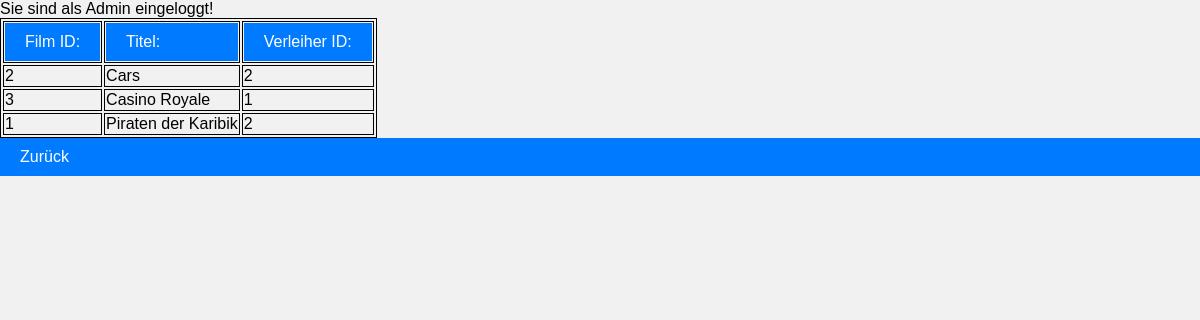
The page /filme.php?sort=titel (signed in) on the database its author committed.
### tables this page shows
CREATE TABLE `film` (
  `id` int(11) NOT NULL auto_increment,
  `titel` varchar(80) NOT NULL default '',
  `verleiher_id` int(11) NOT NULL,
  PRIMARY KEY  (`id`),
  KEY `verleiher_id` (`verleiher_id`),
  CONSTRAINT `film_ibfk_1` FOREIGN KEY (`verleiher_id`) REFERENCES `verleiher` (`id`) ON UPDATE NO ACTION
);

### filme.php (the view, shortened to what this page needs)
<!DOCTYPE html>
<html lang="de">
<head>
</head>
<body>
<table>
<tr><td><a href="filme.php?sort=id">Film ID:</a></td>
    <td><a href="filme.php?sort=titel">Titel:</a></td>
    <td><a href="filme.php?sort=vid">Verleiher ID:</a></td>
</tr>
<?php
   $con = new mysqli("", "root", "", "kino");
   $sql = "SELECT * FROM film";
   if (isset($_GET['sort']) == FALSE)
   {
     $sql .= " ORDER BY id";
   }
   elseif ($_GET['sort'] == 'id')
   {
      $sql .= " ORDER BY id";
   }
   elseif ($_GET['sort'] == 'titel')
   {
      $sql .= " ORDER BY titel";
   }
   elseif ($_GET['sort'] == 'vid')
   {
      $sql .= " ORDER BY verleiher_id";
   }
   $res = $con->query($sql);
   while ($dsatz = $res->fetch_assoc())
   {
      echo "<tr>";
      echo "<td>" . $dsatz["id"] . "</td>";
      echo "<td>" . $dsatz["titel"] . "</td>";
      echo "<td>" . $dsatz["verleiher_id"] . "</td>";
      echo "</tr>";
   }
?>
</table>
   <a href="intern.php">Zurück</a>
</body>
</html>

### filme.php (style rules this page uses)
table,td { border:1px solid black; }
body { font-family: Arial, sans-serif; background-color: #f1f1f1; margin: 0; padding: 0; }
a { display: block; padding: 10px 20px; background-color: #007bff; color: #fff; text-decoration: none; transition: background-color 0.3s ease; }

### rows shown on the page
film: id "2", titel "Cars", verleiher "2"
film: id "3", titel "Casino Royale", verleiher "1"
film: id "1", titel "Piraten der Karibik", verleiher "2"
